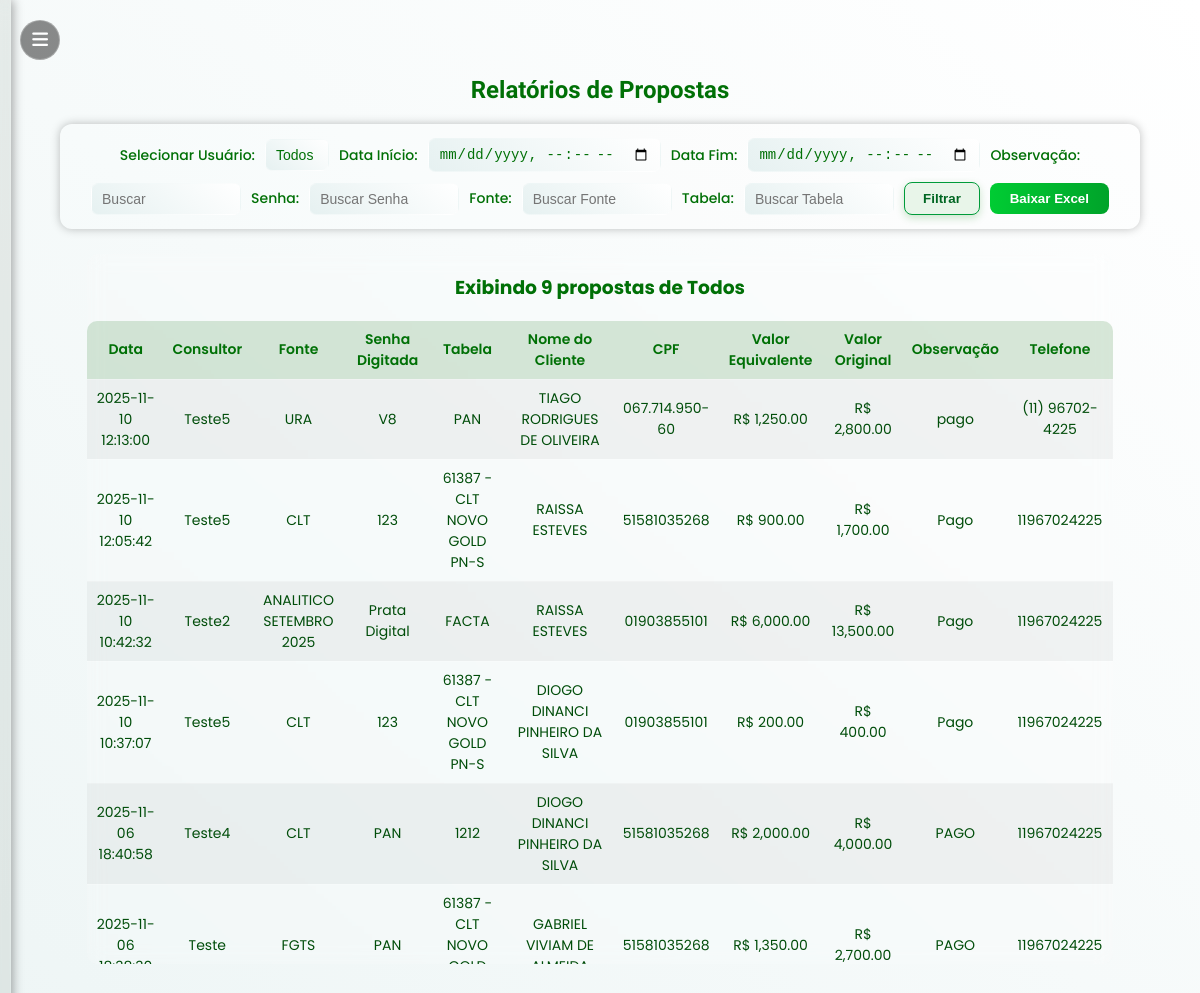
Page /relatorios (signed in) on the committed database.
### tables this page shows
CREATE TABLE propostas (
            id INTEGER PRIMARY KEY AUTOINCREMENT,
            data TEXT DEFAULT (datetime('now','localtime')),
            consultor TEXT,
            fonte TEXT,
            senha_digitada TEXT,
            tabela TEXT,
            nome_cliente TEXT,
            cpf TEXT,
            valor_equivalente REAL,
            valor_original REAL,
            observacao TEXT,
            telefone TEXT
        );

### app.py (the view, shortened to what this page needs)
@app.route("/relatorios", methods=["GET", "POST"])
def relatorios():
    if "user" not in session or session["role"] != "admin":
        return redirect(url_for("login"))
    conn = get_conn()
    cur = conn.cursor()
    cur.execute("""
        SELECT DISTINCT consultor
        FROM propostas
        WHERE consultor IS NOT NULL
        AND consultor NOT IN (SELECT nome FROM users WHERE role = 'admin')
        ORDER BY consultor;
    """)
    usuarios = [u[0] for u in cur.fetchall()]
    user = request.form.get("usuario")
    data_ini = request.form.get("data_ini")
    data_fim = request.form.get("data_fim")
    observacao = request.form.get("observacao", "").strip()
    senha_digitada = request.form.get("senha_digitada", "").strip()
    fonte = request.form.get("fonte", "").strip()
    tabela = request.form.get("tabela", "").strip()
    acao = request.form.get("acao")
    def normalizar_data(data_str):
        if not data_str:
            return None
        try:
            return datetime.strptime(data_str, "%Y-%m-%dT%H:%M").strftime("%Y-%m-%d %H:%M:%S")
        except ValueError:
            return data_str
    data_ini = normalizar_data(data_ini)
    data_fim = normalizar_data(data_fim)
    ph = "?" if isinstance(conn, sqlite3.Connection) else "%s"
    query_base = f"""
        SELECT data, consultor, fonte, senha_digitada, tabela, nome_cliente, cpf,
               valor_equivalente, valor_original, observacao, telefone
        FROM propostas
    """
    condicoes, params = [], []
    condicoes.append("consultor NOT IN (SELECT nome FROM users WHERE role = 'admin')")
    def filtro_lower(campo, valor):
        if isinstance(conn, sqlite3.Connection):
            return f"LOWER({campo}) LIKE LOWER({ph})", f"%{valor.lower()}%"
        else:
            return f"LOWER({campo}) LIKE LOWER({ph})", f"%{valor}%"
    if user and user.strip():
        condicoes.append(f"LOWER(consultor) = LOWER({ph})")
        params.append(user)
    if data_ini and data_fim:
        condicoes.append(f"data BETWEEN {ph} AND {ph}")
        params += [data_ini, data_fim]
    if observacao:
        filtro, valor = filtro_lower("observacao", observacao)
        condicoes.append(filtro)
        params.append(valor)
    if senha_digitada:
        filtro, valor = filtro_lower("senha_digitada", senha_digitada)
        condicoes.append(filtro)
        params.append(valor)
    if fonte:
        filtro, valor = filtro_lower("fonte", fonte)
        condicoes.append(filtro)
        params.append(valor)
    if tabela:
        filtro, valor = filtro_lower("tabela", tabela)
        condicoes.append(filtro)
        params.append(valor)
    if condicoes:
        query_base += " WHERE " + " AND ".join(condicoes)
    order_clause = "ORDER BY datetime(data) DESC" if isinstance(conn, sqlite3.Connection) else "ORDER BY data DESC"
    query_base += f" {order_clause}"
    cur.execute(query_base.replace("?", "%s") if not isinstance(conn, sqlite3.Connection) else query_base, tuple(params))
    dados = cur.fetchall()
    conn.close()
    return render_template(
        "relatorios.html",
        usuarios=usuarios,
        dados=dados,
        user=user,
        data_ini=data_ini,
        data_fim=data_fim,
        observacao=observacao,
        senha_digitada=senha_digitada,
        fonte=fonte,
        tabela=tabela
    )

### app.py (called while the page is built)
def get_conn():
    if DATABASE_URL and psycopg2:
        return psycopg2.connect(DATABASE_URL, sslmode="require")
    else:
        return sqlite3.connect(LOCAL_DB, check_same_thread=False)

### templates/relatorios.html (shortened to what this page needs)
{% extends "base.html" %}
{% block content %}
<h1 class="titulo-tomorrow">Relatórios de Propostas</h1>
<div class="relatorios-container">
  <form method="POST" class="form-relatorios">
    <label>Selecionar Usuário:</label>
    <select name="usuario">
      <option value="" {% if not user %}selected{% endif %}>Todos</option>
    </select>
    <label>Data Início:</label>
    <input type="datetime-local" name="data_ini" value="{{ data_ini or '' }}">
    <label>Data Fim:</label>
    <input type="datetime-local" name="data_fim" value="{{ data_fim or '' }}">
    <label>Observação:</label>
    <input type="text" name="observacao" placeholder="Buscar" value="{{ observacao or '' }}" class="input-pequeno">
    <label>Senha:</label>
    <input type="text" name="senha_digitada" placeholder="Buscar Senha" value="{{ senha_digitada or '' }}"
      class="input-pequeno">
    <label>Fonte:</label>
    <input type="text" name="fonte" placeholder="Buscar Fonte" value="{{ fonte or '' }}" class="input-pequeno">
    <label>Tabela:</label>
    <input type="text" name="tabela" placeholder="Buscar Tabela" value="{{ tabela or '' }}" class="input-pequeno">
    <button type="submit" name="acao" value="filtrar" class="btn-filtrar">Filtrar</button>
    <button type="submit" name="acao" value="baixar" class="btn-baixar">Baixar Excel</button>
  </form>
</div>
{% if dados %}
<div class="tabela-relatorio">
  <h3>Exibindo {{ dados|length }} propostas de {{ user or 'Todos' }}</h3>
  <table>
    <thead>
      <tr>
        <th>Data</th>
        <th>Consultor</th>
        <th>Fonte</th>
        <th>Senha Digitada</th>
        <th>Tabela</th>
        <th>Nome do Cliente</th>
        <th>CPF</th>
        <th>Valor Equivalente</th>
        <th>Valor Original</th>
        <th>Observação</th>
        <th>Telefone</th>
      </tr>
    </thead>
    <tbody>
      {% for d in dados %}
      <tr>
        <td>{{ d[0] }}</td>
        <td>{{ d[1] }}</td>
        <td>{{ d[2] }}</td>
        <td>{{ d[3] }}</td>
        <td>{{ d[4] }}</td>
        <td>{{ d[5] }}</td>
        <td>{{ d[6] }}</td>
        <td>R$ {{ "{:,.2f}".format(d[7] or 0) }}</td>
        <td>R$ {{ "{:,.2f}".format(d[8] or 0) }}</td>
        <td>{{ d[9] }}</td>
        <td>{{ d[10] }}</td>
      </tr>
      {% endfor %}
    </tbody>
  </table>
</div>
{% elif not erro %}
<div class="msg-vazia">
  <p>Aguarde... Carregando as últimas 30 propostas.</p>
</div>
{% endif %}
{% endblock %}

### static/style.css (style rules this page uses)
:root { --gradiente-inicio: #e6f1f1; --gradiente-fim: #ffffff; --cor-texto: #007006; --bg-container: rgba(255, 255, 255, 0.12); --bg-input: rgba(255, 255, 255, 0.15); }
body:not(.dark-mode) .btn-filtro, body:not(.dark-mode) .btn-filtrar { background: #e8f5e9 !important; color: #006622 !important; border: 1px solid #009b3a !important; }
body.pagina { background: linear-gradient(40deg, var(--gradiente-inicio), var(--gradiente-fim)); font-family: 'Poppins', sans-serif; color: var(--cor-texto); min-height: 100vh; margin: 0; transition: 0.4s ease; font-family: 'Poppins', sans-serif !important; overflow-y: auto; font-family: 'Poppins', sans-serif !important; }
.titulo-tomorrow { font-family: 'Tomorrow', sans-serif; font-size: 32px; margin-bottom: 20px; }
.btn-filtrar { background: linear-gradient(40deg, var(--gradiente-inicio), var(--gradiente-fim)); color: var(--cor-texto); border: 1px solid rgba(255, 255, 255, 0.25); padding: 8px 16px; border-radius: 10px; cursor: pointer; font-weight: 600; transition: 0.3s ease; backdrop-filter: blur(6px); }
.btn-filtrar, .btn-editar { background: linear-gradient(90deg, #009b2d, #00c447); border: none; border-radius: 8px; color: var(--cor-texto); font-weight: 600; cursor: pointer; padding: 6px 14px; box-shadow: 0 3px 8px rgba(0, 128, 0, 0.2); transition: background 0.2s, transform 0.15s ease; }
.form-relatorios { display: flex; justify-content: center; align-items: center; gap: 10px; flex-wrap: wrap; margin-bottom: 20px; }
.btn-baixar { background: #00ac00; color: white; border: none; padding: 8px 15px; border-radius: 6px; cursor: pointer; }
.tabela-relatorio { width: 95%; margin: auto; background: rgba(255, 255, 255, 0.1); border-radius: 10px; backdrop-filter: blur(8px); max-height: 710px; overflow-y: auto; overflow-x: auto; scrollbar-width: thin; scrollbar-color: rgba(255, 255, 255, 0.3) transparent; }
.tabela-relatorio table { width: 100%; border-collapse: collapse; background: rgba(63, 63, 63, 0.1); color: var(--cor-texto); text-align: center; border-radius: 10px; overflow: hidden; font-size: 14px; }
.tabela-relatorio th, .tabela-relatorio td { padding: 8px 6px; border-bottom: 1px solid rgba(48, 48, 48, 0.2); color: var(--cor-texto); }
.form-relatorios { display: flex; justify-content: center; align-items: center; flex-wrap: wrap; gap: 12px; margin: 25px auto 35px; padding: 14px 20px; background: rgba(255, 255, 255, 0.08); border-radius: 12px; box-shadow: 0 0 10px rgba(0, 0, 0, 0.25); width: fit-content; position: relative; left: 50%; transform: translateX(-50%); }
.form-relatorios label { font-weight: 500; color: #fff; font-size: 14px; }
.form-relatorios select, .form-relatorios input[type="datetime-local"] { padding: 7px 10px; border-radius: 8px; border: 1px solid rgba(255, 255, 255, 0.25); background: rgba(255, 255, 255, 0.12); color: #fff; font-size: 14px; outline: none; transition: all 0.3s ease; }
.btn-filtrar { background: #ffffff; color: #007a33; font-weight: 600; border: none; border-radius: 8px; padding: 8px 18px; cursor: pointer; transition: all 0.25s ease; }
.btn-baixar { background: #00cc33; color: #fff; font-weight: 600; border: none; border-radius: 8px; padding: 8px 20px; cursor: pointer; transition: all 0.25s ease; }
h1.titulo-tomorrow { font-size: 24px; }
.btn-filtro, .btn-filtrar { padding: 8px 14px; border-radius: 8px; border: 1px solid #00a65a; background: white; color: #007b3a; cursor: pointer; transition: 0.2s; }

### rows in the picture
propostas: data "2025-11-10 12:13:00", consultor "Teste5", fonte "URA", senha_digitada "V8", tabela "PAN", nome_cliente "TIAGO RODRIGUES DE OLIVEIRA", cpf "067.714.950-60", valor_equivalente "1,250.00", valor_original "2,800.00", observacao "pago", telefone "(11) 96702-4225"
propostas: data "2025-11-10 12:05:42", consultor "Teste5", fonte "CLT", senha_digitada "123", tabela "61387 - CLT NOVO GOLD PN-S", nome_cliente "RAISSA ESTEVES", cpf "51581035268", valor_equivalente "900.00", valor_original "1,700.00", observacao "Pago", telefone "11967024225"
propostas: data "2025-11-10 10:42:32", consultor "Teste2", fonte "ANALITICO SETEMBRO 2025", senha_digitada "Prata Digital", tabela "FACTA", nome_cliente "RAISSA ESTEVES", cpf "01903855101", valor_equivalente "6,000.00", valor_original "13,500.00", observacao "Pago", telefone "11967024225"
propostas: data "2025-11-10 10:37:07", consultor "Teste5", fonte "CLT", senha_digitada "123", tabela "61387 - CLT NOVO GOLD PN-S", nome_cliente "DIOGO DINANCI PINHEIRO DA SILVA", cpf "01903855101", valor_equivalente "200.00", valor_original "400.00", observacao "Pago", telefone "11967024225"
propostas: data "2025-11-06 18:40:58", consultor "Teste4", fonte "CLT", senha_digitada "PAN", tabela "1212", nome_cliente "DIOGO DINANCI PINHEIRO DA SILVA", cpf "51581035268", valor_equivalente "2,000.00", valor_original "4,000.00", observacao "PAGO", telefone "11967024225"
propostas: data "2025-11-06…", consultor "Teste", fonte "FGTS", senha_digitada "PAN", tabela "61387 - CLT NOVO…", nome_cliente "GABRIEL VIVIAM DE…", cpf "51581035268", valor_equivalente "1,350.00", valor_original "2,700.00", observacao "PAGO", telefone "11967024225"

### other values in the picture
{{ dados|length }} "9"
{{ user or 'Todos' }} "Todos"
